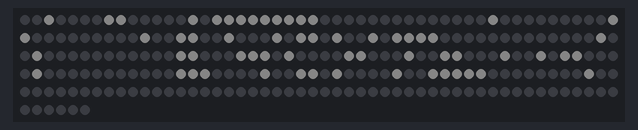
The program below on a simulated Raspberry Pi Pico running MicroPython. Parts: 256 RGB LEDs in strip order, left to right, continuing on the next row. Dim RGB values are drawn brighter than linear; WiFi joins after 1.5 s; the clock reads 2024-03-15 10:24:30 at power-on unless the program sets it; outgoing connections fail; library files of the repository ran but are not shown: writer.py, fontimage.py; what the program prints to the serial console is not drawn.

Above: at 2.1 s.

The program:

main.py
```python
import time
import writer
import fontimage
import machine
import network
import ntptime
import json
import uasyncio
import gc

### 起動時の処理

rtc = machine.RTC()
wlan = network.WLAN(network.STA_IF)
wlan.active(True)
wlan.connect("system", "systemken")

while True:
    if wlan.status() < 0 or wlan.status() >= 3:
        break
    time.sleep(1)

if wlan.status() != 3:
    print('Wi-Fi Error:', wlan.status())

ntptime.host = "time.cloudflare.com"
try:
    ntptime.settime()
except:
    print('NTP Error')

w = writer.Writer(machine.Pin(28), 32, 8)


### 時刻取得
def now():
    current_time = time.localtime(time.time() + 9 * 60 * 60)
    hour = current_time[3]
    mini = current_time[4]
    return hour * 60 + mini

BOUND_UP = "up"
BOUND_DOWN = "down"

### ダイヤ時刻取得
async def diatime(bound):
    nowtime = now()
    print("diatime")
    reader, writer = await uasyncio.open_connection("doko-train.jp", 443, ssl=True, server_hostname="doko-train.jp")
    writer.write(f"GET /json/departure_info/202/2241215130_{bound}.json HTTP/1.1\r\nHost: doko-train.jp\r\n\r\n".encode())
    await writer.drain()

    data = await reader.read(5000)
    writer.close()
    reader.close()
    data = data.decode()
    datasp = data.split("\r\n\r\n", 1)
    statussp = datasp[0].split(" ", 2)
    print("datasp", datasp)
    print("statussp", statussp)
    if len(datasp) == 2:
        if len(statussp) == 3:
            status_code = statussp[1]
            response_text = datasp[1]
            print("HTTP ",status_code,response_text)

            if status_code == "200":
                parsed_data = json.loads(response_text)
                dia = parsed_data["ST_DIAGRAM"]
                for d in dia:
                    std = d["STD"]
                    hour, mini = std.split(":")
                    ad = d["ad_latency"]
                    print(hour, mini, ad)
                    hour = int(hour)
                    mini = int(mini)
                    ad = int(ad)
                    dtime = hour * 60 + mini + ad
                    if nowtime + 5 < dtime:
                        return dtime
            else:
                print("Status:", status_code)
                print("Response:", response_text)
    return -1

dtime_up = 0
dtime_down = 0

### 1スレッド目
async def doko():
    while True:
        global dtime_up
        try:
            dtime_up = await diatime(BOUND_UP)
        except:
            pass
        gc.collect()
        gc.threshold(gc.mem_free() // 4 + gc.mem_alloc())
        global dtime_down
        try:
            dtime_down = await diatime(BOUND_DOWN)
        except:
            pass
        gc.collect()
        gc.threshold(gc.mem_free() // 4 + gc.mem_alloc())
        await uasyncio.sleep_ms(120000)

### 2スレッド目
async def clock():
    count = 0
    while True:
        count = count + 1

        nowtime = now()
        print("nowtime:", nowtime, ", dtime_down:", dtime_down, ", dtime_up:", dtime_up)

        difftime_down = dtime_down - nowtime
        difftime_up = dtime_up - nowtime


        if difftime_down > 0 and (count//5) % 3 == 1:
            w.reset()
            w.draw(0,0,fontimage.image(fontimage.kanji_ue,(8,0,0)))
            w.draw(7,0,fontimage.image(fontimage.hiragana_ri,(8,0,0)))
            w.draw(13,0,fontimage.image(fontimage.number[(difftime_down//10) % 10],(8,0,0)))
            w.draw(19,0,fontimage.image(fontimage.number[difftime_down % 10],(8,0,0)))
            w.draw(25,0,fontimage.image(fontimage.kanji_hun,(8,0,0)))
            w.write()
            w.print()

        if difftime_up > 0 and (count//5) % 3 == 2:
            w.reset()
            w.draw(0,0,fontimage.image(fontimage.kanji_shita,(8,0,0)))
            w.draw(7,0,fontimage.image(fontimage.hiragana_ri,(8,0,0)))
            w.draw(13,0,fontimage.image(fontimage.number[(difftime_up//10) % 10],(8,0,0)))
            w.draw(19,0,fontimage.image(fontimage.number[difftime_up % 10],(8,0,0)))
            w.draw(25,0,fontimage.image(fontimage.kanji_hun,(8,0,0)))
            w.write()
            w.print()

        else:
            w.reset()
            w.draw(0,0,fontimage.image(fontimage.number[(nowtime // 60) // 10],(8,8,8)))
            w.draw(6,0,fontimage.image(fontimage.number[(nowtime // 60) % 10],(8,8,8)))
            w.draw(12,2,[[(8,8,8)]])
            w.draw(12,5,[[(8,8,8)]])
            w.draw(14,0,fontimage.image(fontimage.number[(nowtime % 60) // 10],(8,8,8)))
            w.draw(20,0,fontimage.image(fontimage.number[(nowtime % 60) % 10],(8,8,8)))
            w.write()
            w.print()

        gc.collect()
        gc.threshold(gc.mem_free() // 4 + gc.mem_alloc())
        await uasyncio.sleep_ms(1000)

async def main():
    await uasyncio.gather(doko(), clock())

uasyncio.run(main())
```
